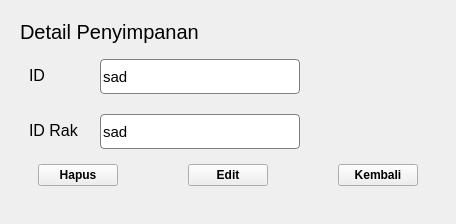
                <widget class="QWidget" name="storageSecondPage_2">
                 <property name="sizePolicy">
                  <sizepolicy hsizetype="Expanding" vsizetype="Expanding">
                   <horstretch>0</horstretch>
                   <verstretch>0</verstretch>
                  </sizepolicy>
                 </property>
                 <property name="styleSheet">
                  <string notr="true">#fieldStorage,
#fieldStorage_2,
#fieldStorage_3,
#fieldStorage_4,
#fieldStorage_5 {
	border: 1px solid #808080;
	border-radius: 4px;
}

#storageBackBtn, #storageEditBtn{
	border-radius: 4px;
	background-color: #3454cf;
	padding: 10px 14px;
	color: #fff;
}

#storageDeleteBtn{
	border-radius: 4px;
	background-color: red;
	padding: 10px 14px;
	color: #fff;
}</string>
                 </property>
                 <layout class="QVBoxLayout" name="verticalLayout_33">
                  <item>
                   <widget class="QWidget" name="storageSecondContent_2" native="true">
                    <property name="sizePolicy">
                     <sizepolicy hsizetype="Expanding" vsizetype="Expanding">
                      <horstretch>0</horstretch>
                      <verstretch>0</verstretch>
                     </sizepolicy>
                    </property>
                    <property name="styleSheet">
                     <string notr="true"/>
                    </property>
                    <layout class="QVBoxLayout" name="verticalLayout_34">
                     <item>
                      <widget class="QLabel" name="detailStorage_2">
                       <property name="sizePolicy">
                        <sizepolicy hsizetype="Preferred" vsizetype="Preferred">
                         <horstretch>0</horstretch>
                         <verstretch>0</verstretch>
                        </sizepolicy>
                       </property>
                       <property name="maximumSize">
                        <size>
                         <width>16777215</width>
                         <height>40</height>
                        </size>
                       </property>
                       <property name="font">
                        <font>
                         <pointsize>15</pointsize>
                        </font>
                       </property>
                       <property name="text">
                        <string>Detail Penyimpanan</string>
                       </property>
                      </widget>
                     </item>
                     <item>
                      <widget class="QWidget" name="storageForm_2" native="true">
                       <property name="sizePolicy">
                        <sizepolicy hsizetype="Expanding" vsizetype="Expanding">
                         <horstretch>0</horstretch>
                         <verstretch>0</verstretch>
                        </sizepolicy>
                       </property>
                       <property name="styleSheet">
                        <string notr="true"/>
                       </property>
                       <layout class="QVBoxLayout" name="verticalLayout_35">
                        <item>
                         <layout class="QFormLayout" name="formLayout_5">
                          <property name="horizontalSpacing">
                           <number>21</number>
                          </property>
                          <property name="verticalSpacing">
                           <number>20</number>
                          </property>
                          <item row="0" column="0">
                           <widget class="QLabel" name="label_16">
                            <property name="maximumSize">
                             <size>
                              <width>200</width>
                              <height>16777215</height>
                             </size>
                            </property>
                            <property name="font">
                             <font>
                              <pointsize>12</pointsize>
                             </font>
                            </property>
                            <property name="text">
                             <string>ID</string>
                            </property>
                           </widget>
                          </item>
                          <item row="0" column="1">
                           <widget class="QLineEdit" name="fieldStorage_3">
                            <property name="sizePolicy">
                             <sizepolicy hsizetype="Preferred" vsizetype="Preferred">
                              <horstretch>0</horstretch>
                              <verstretch>0</verstretch>
                             </sizepolicy>
                            </property>
                            <property name="minimumSize">
                             <size>
                              <width>0</width>
                              <height>35</height>
                             </size>
                            </property>
                            <property name="maximumSize">
                             <size>
                              <width>200</width>
                              <height>200</height>
                             </size>
                            </property>
                            <property name="font">
                             <font>
                              <pointsize>11</pointsize>
                             </font>
                            </property>
                            <property name="text">
                             <string>sad</string>
                            </property>
                            <property name="readOnly">
                             <bool>true</bool>
                            </property>
                           </widget>
                          </item>
                          <item row="1" column="0">
                           <widget class="QLabel" name="label_17">
                            <property name="maximumSize">
                             <size>
                              <width>200</width>
                              <height>16777215</height>
                             </size>
                            </property>
                            <property name="font">
                             <font>
                              <pointsize>12</pointsize>
                             </font>
                            </property>
                            <property name="text">
                             <string>ID Rak</string>
                            </property>
                           </widget>
                          </item>
                          <item row="1" column="1">
                           <widget class="QLineEdit" name="fieldStorage_4">
                            <property name="sizePolicy">
                             <sizepolicy hsizetype="Preferred" vsizetype="Preferred">
                              <horstretch>0</horstretch>
                              <verstretch>0</verstretch>
                             </sizepolicy>
                            </property>
                            <property name="minimumSize">
                             <size>
                              <width>0</width>
                              <height>35</height>
                             </size>
                            </property>
                            <property name="maximumSize">
                             <size>
                              <width>200</width>
                              <height>200</height>
                             </size>
                            </property>
                            <property name="font">
                             <font>
                              <pointsize>11</pointsize>
                             </font>
                            </property>
                            <property name="text">
                             <string>sad</string>
                            </property>
                           </widget>
                          </item>
                         </layout>
                        </item>
                        <item alignment="Qt::AlignRight">
                         <widget class="QWidget" name="btnForm_5" native="true">
                          <property name="sizePolicy">
                           <sizepolicy hsizetype="Preferred" vsizetype="Maximum">
                            <horstretch>0</horstretch>
                            <verstretch>0</verstretch>
                           </sizepolicy>
                          </property>
                          <layout class="QHBoxLayout" name="horizontalLayout_8">
                           <property name="spacing">
                            <number>70</number>
                           </property>
                           <item>
                            <widget class="QPushButton" name="storageDeleteBtn_2">
                             <property name="font">
                              <font>
                               <pointsize>9</pointsize>
                               <weight>75</weight>
                               <bold>true</bold>
                              </font>
                             </property>
                             <property name="cursor">
                              <cursorShape>PointingHandCursor</cursorShape>
                             </property>
                             <property name="text">
                              <string>Hapus</string>
                             </property>
                            </widget>
                           </item>
                           <item>
                            <widget class="QPushButton" name="storageEditBtn_2">
                             <property name="font">
                              <font>
                               <pointsize>9</pointsize>
                               <weight>75</weight>
                               <bold>true</bold>
                              </font>
                             </property>
                             <property name="cursor">
                              <cursorShape>PointingHandCursor</cursorShape>
                             </property>
                             <property name="text">
                              <string>Edit</string>
                             </property>
                            </widget>
                           </item>
                           <item>
                            <widget class="QPushButton" name="storageBackBtn_2">
                             <property name="font">
                              <font>
                               <pointsize>9</pointsize>
                               <weight>75</weight>
                               <bold>true</bold>
                              </font>
                             </property>
                             <property name="cursor">
                              <cursorShape>PointingHandCursor</cursorShape>
                             </property>
                             <property name="text">
                              <string>Kembali</string>
                             </property>
                            </widget>
                           </item>
                          </layout>
                         </widget>
                        </item>
                       </layout>
                      </widget>
                     </item>
                    </layout>
                   </widget>
                  </item>
                 </layout>
                </widget>
